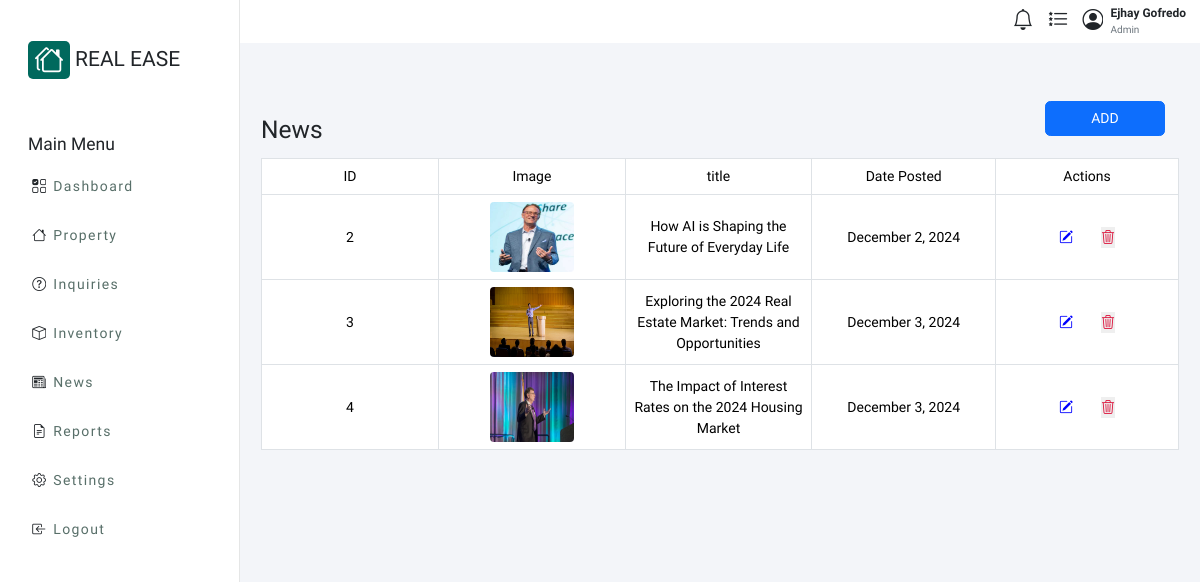
Screenshot of /admin.php?route=news with the database file from the repository.
### tables this page shows
CREATE TABLE IF NOT EXISTS `news` (
  `id` int NOT NULL AUTO_INCREMENT,
  `news_title` varchar(250) NOT NULL,
  `news_content` text NOT NULL,
  `is_deleted` tinyint(1) DEFAULT '0',
  `date_added` timestamp NULL DEFAULT CURRENT_TIMESTAMP,
  `image` varchar(250) NOT NULL,
  PRIMARY KEY (`id`)
);

### config/database.php (called while the page is built, shortened)
<?php
class Database {
    private $conn;
    protected function __construct($Host, $Username, $Password, $DBName) {
        $this->host = $Host;
        $this->username = $Username;
        $this->password = $Password;
        $this->dbname = $DBName;
        try {
            $this->conn = new PDO("mysql:host=$this->host", $this->username, $this->password);
            $this->conn->setAttribute(PDO::ATTR_ERRMODE, PDO::ERRMODE_EXCEPTION);
            $create_database = "CREATE DATABASE IF NOT EXISTS $this->dbname";
            $this->conn->exec($create_database);
            $this->conn->exec("USE $this->dbname");
        } catch (PDOException $e) {
            echo "Connection failed: " . $e->getMessage();
        }
    }
    protected function OpenConnection() {
        return $this->conn;
    }
    protected function CloseConnection() {
        $this->conn = null;
    }
}

### app/http/helper/displayNews.php (called while the page is built, shortened)
<?php
class DisplayNews extends MySQL {
    public function getAllNews() {
        try {
            $stmt = parent::openConnection()->prepare("SELECT * FROM news Where is_deleted = 0 ORDER BY id ASC");
            $stmt->execute();
            return $stmt->fetchAll(PDO::FETCH_ASSOC);
        } catch (PDOException $e) {
            echo "Error: " . $e->getMessage();
            return false;
        } finally {
            parent::closeConnection();
        }
    }
}

### app/view/news.php (the view, shortened to what this page needs)
<?php
require_once 'app/http/helper/displayNews.php';
$news = new DisplayNews();
$data = $news->getAllNews();
?>
<div class="d-flex flex-column p-4">
    <div class="d-flex flex-row justify-content-between w-100 h-100 mb-2">
        <h3 class="mt-3">News</h3>
        <button class="btn btn-primary me-3" style="width: 120px; height: 2.5rem;" data-bs-toggle="modal" data-bs-target="#addProperty">ADD</button>
    </div>
    <div class="table-container">
        <table class="table align-middle mb-0 bg-white p-3 ">
            <thead>
                <tr>
                    <th>ID</th>
                    <th>Image</th>
                    <th>title</th>
                    <th>Date Posted</th>
                    <th>Actions</th>
                </tr>
            </thead>
            <tbody>
                <?php foreach ($data as $news): ?>
                    <tr>
                    <td><?php echo htmlspecialchars($news['id']); ?></td>
                        <td><img src="public/images/products/<?php echo htmlspecialchars($news['image']); ?>" alt="Product Image"></td>
                        <td><?php echo htmlspecialchars($news['news_title']); ?></td>
                        <td><?php echo date('F j, Y', strtotime($news['date_added'])); ?></td>
                        <td><div class="table-actions">
                        <a href="#"
                               onclick="
                                document.getElementById('updateNewsID').value = '<?php echo htmlspecialchars($news['id']); ?>';
                                document.getElementById('updateTitle').value = '<?php echo htmlspecialchars($news['news_title']); ?>';
                                document.getElementById('updateContent').value = '<?php echo htmlspecialchars($news['news_content']); ?>';
                                document.getElementById('preNewsImage').value = '<?php echo htmlspecialchars($news['image']); ?>';
                                document.getElementById('imageUpdatePreview').src = 'public/images/products/<?php echo htmlspecialchars($news['image']); ?>';
                                document.getElementById('imageUpdatePreview').style.display = 'block';
                               "
                               data-bs-toggle="modal" data-bs-target="#updateNews" class="edit" ><i class="bi bi-pencil-square"></i></a>
                               <form action="app/http/controller/newsController.php" method="POST" style="display: inline;">
                                    <button type="submit" class="delete">
                                        <i class="bi bi-trash3"></i>
                                    </button>
                                </form>
                                </div>
                        </td>
                    </tr>
                <?php endforeach; ?>
            </tbody>
        </table>
    </div>
</div>

### public/assets/styles/global.css (style rules this page uses)
:root { --bg-glass: #282A36; }
* { font-family: "Work Sans", sans-serif; font-optical-sizing: auto; font-weight: 400; font-style: normal; padding: 0; margin: 0; font-size: 14px; }
.table { width: 100%; border-collapse: collapse; }
.table th, .table td { padding: 8px; border: 1px solid #dee2e6; text-align:center; }
.table th { background-color: #f8f9fa; position: sticky; top: 0; z-index: 10; width: 200px; }
.table img { height: 5rem; width: 6rem; border-radius: 4px; }
.table-container { max-height: 70vh; overflow-y: auto; overflow-x: hidden; }
.table td { word-wrap: break-word; overflow-wrap: break-word; max-width: 200px; }
.table-actions { display: flex; flex-direction: row; justify-content: center; align-items: center; border-width: 0; gap:2rem; }
.table-actions .edit { color: blue; }
.table-actions .delete { color:crimson; border: none; }

### admin.php (style rules this page uses)
* { padding: 0; margin: 0; overflow: hidden; }

### rows the page displays
news: id "2", image (picture), news_title "How AI is Shaping the Future of Everyday Life", date_added "December 2, 2024"
news: id "3", image (picture), news_title "Exploring the 2024 Real Estate Market: Trends and Opportunities", date_added "December 3, 2024"
news: id "4", image (picture), news_title "The Impact of Interest Rates on the 2024 Housing Market", date_added "December 3, 2024"
